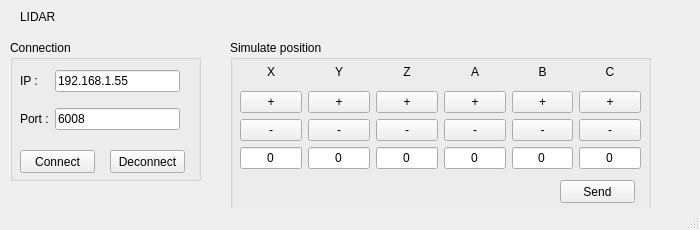
<?xml version="1.0" encoding="UTF-8"?>
<ui version="4.0">
 <class>Sensor</class>
 <widget class="QMainWindow" name="Sensor">
  <property name="geometry">
   <rect>
    <x>0</x>
    <y>0</y>
    <width>700</width>
    <height>230</height>
   </rect>
  </property>
  <property name="windowTitle">
   <string>MainWindow</string>
  </property>
  <widget class="QWidget" name="centralwidget">
   <widget class="QGroupBox" name="groupBox">
    <property name="geometry">
     <rect>
      <x>10</x>
      <y>40</y>
      <width>191</width>
      <height>141</height>
     </rect>
    </property>
    <property name="title">
     <string>Connection</string>
    </property>
    <widget class="QPushButton" name="pushButtonConnect">
     <property name="geometry">
      <rect>
       <x>10</x>
       <y>110</y>
       <width>75</width>
       <height>23</height>
      </rect>
     </property>
     <property name="text">
      <string>Connect</string>
     </property>
    </widget>
    <widget class="QPushButton" name="pushButtonDeconnect">
     <property name="geometry">
      <rect>
       <x>100</x>
       <y>110</y>
       <width>75</width>
       <height>23</height>
      </rect>
     </property>
     <property name="text">
      <string>Deconnect</string>
     </property>
    </widget>
    <widget class="QWidget" name="gridLayoutWidget">
     <property name="geometry">
      <rect>
       <x>10</x>
       <y>20</y>
       <width>160</width>
       <height>80</height>
      </rect>
     </property>
     <layout class="QGridLayout" name="gridLayout">
      <item row="1" column="1">
       <widget class="QLineEdit" name="lineEditPort">
        <property name="text">
         <string>6008</string>
        </property>
       </widget>
      </item>
      <item row="0" column="1">
       <widget class="QLineEdit" name="lineEditIP">
        <property name="text">
         <string>192.168.1.55</string>
        </property>
       </widget>
      </item>
      <item row="0" column="0">
       <widget class="QLabel" name="label">
        <property name="text">
         <string>IP :</string>
        </property>
       </widget>
      </item>
      <item row="1" column="0">
       <widget class="QLabel" name="label_2">
        <property name="text">
         <string>Port :</string>
        </property>
       </widget>
      </item>
     </layout>
    </widget>
   </widget>
   <widget class="QGroupBox" name="groupBox_2">
    <property name="geometry">
     <rect>
      <x>230</x>
      <y>40</y>
      <width>421</width>
      <height>171</height>
     </rect>
    </property>
    <property name="title">
     <string>Simulate position</string>
    </property>
    <widget class="QPushButton" name="pushButtonSend">
     <property name="geometry">
      <rect>
       <x>330</x>
       <y>140</y>
       <width>75</width>
       <height>23</height>
      </rect>
     </property>
     <property name="text">
      <string>Send</string>
     </property>
    </widget>
    <widget class="QWidget" name="gridLayoutWidget_2">
     <property name="geometry">
      <rect>
       <x>10</x>
       <y>18</y>
       <width>401</width>
       <height>111</height>
      </rect>
     </property>
     <layout class="QGridLayout" name="gridLayout_2">
      <property name="sizeConstraint">
       <enum>QLayout::SetMaximumSize</enum>
      </property>
      <item row="3" column="0">
       <widget class="QLineEdit" name="lineEditX">
        <property name="text">
         <string>0</string>
        </property>
        <property name="alignment">
         <set>Qt::AlignCenter</set>
        </property>
       </widget>
      </item>
      <item row="3" column="3">
       <widget class="QLineEdit" name="lineEditA">
        <property name="text">
         <string>0</string>
        </property>
        <property name="alignment">
         <set>Qt::AlignCenter</set>
        </property>
       </widget>
      </item>
      <item row="2" column="6">
       <widget class="QPushButton" name="pushButtonCM">
        <property name="text">
         <string>-</string>
        </property>
       </widget>
      </item>
      <item row="1" column="2">
       <widget class="QPushButton" name="pushButtonZP">
        <property name="text">
         <string>+</string>
        </property>
       </widget>
      </item>
      <item row="0" column="5">
       <widget class="QLabel" name="label_7">
        <property name="text">
         <string>B</string>
        </property>
        <property name="alignment">
         <set>Qt::AlignCenter</set>
        </property>
       </widget>
      </item>
      <item row="2" column="2">
       <widget class="QPushButton" name="pushButtonZM">
        <property name="text">
         <string>-</string>
        </property>
       </widget>
      </item>
      <item row="0" column="3">
       <widget class="QLabel" name="label_10">
        <property name="text">
         <string>A</string>
        </property>
        <property name="alignment">
         <set>Qt::AlignCenter</set>
        </property>
       </widget>
      </item>
      <item row="2" column="3">
       <widget class="QPushButton" name="pushButtonAM">
        <property name="text">
         <string>-</string>
        </property>
       </widget>
      </item>
      <item row="1" column="6">
       <widget class="QPushButton" name="pushButtonCP">
        <property name="text">
         <string>+</string>
        </property>
       </widget>
      </item>
      <item row="2" column="0">
       <widget class="QPushButton" name="pushButtonXM">
        <property name="text">
         <string>-</string>
        </property>
       </widget>
      </item>
      <item row="0" column="6">
       <widget class="QLabel" name="label_4">
        <property name="text">
         <string>C</string>
        </property>
        <property name="alignment">
         <set>Qt::AlignCenter</set>
        </property>
       </widget>
      </item>
      <item row="1" column="1">
       <widget class="QPushButton" name="pushButtonYP">
        <property name="text">
         <string>+</string>
        </property>
       </widget>
      </item>
      <item row="1" column="5">
       <widget class="QPushButton" name="pushButtonBP">
        <property name="text">
         <string>+</string>
        </property>
       </widget>
      </item>
      <item row="2" column="1">
       <widget class="QPushButton" name="pushButtonYM">
        <property name="text">
         <string>-</string>
        </property>
       </widget>
      </item>
      <item row="1" column="3">
       <widget class="QPushButton" name="pushButtonAP">
        <property name="text">
         <string>+</string>
        </property>
       </widget>
      </item>
      <item row="0" column="1">
       <widget class="QLabel" name="label_6">
        <property name="text">
         <string>Y</string>
        </property>
        <property name="alignment">
         <set>Qt::AlignCenter</set>
        </property>
       </widget>
      </item>
      <item row="1" column="0">
       <widget class="QPushButton" name="pushButtonXP">
        <property name="text">
         <string>+</string>
        </property>
       </widget>
      </item>
      <item row="3" column="5">
       <widget class="QLineEdit" name="lineEditB">
        <property name="text">
         <string>0</string>
        </property>
        <property name="alignment">
         <set>Qt::AlignCenter</set>
        </property>
       </widget>
      </item>
      <item row="3" column="1">
       <widget class="QLineEdit" name="lineEditY">
        <property name="text">
         <string>0</string>
        </property>
        <property name="alignment">
         <set>Qt::AlignCenter</set>
        </property>
       </widget>
      </item>
      <item row="3" column="2">
       <widget class="QLineEdit" name="lineEditZ">
        <property name="text">
         <string>0</string>
        </property>
        <property name="alignment">
         <set>Qt::AlignCenter</set>
        </property>
       </widget>
      </item>
      <item row="2" column="5">
       <widget class="QPushButton" name="pushButtonBM">
        <property name="text">
         <string>-</string>
        </property>
       </widget>
      </item>
      <item row="3" column="6">
       <widget class="QLineEdit" name="lineEditC">
        <property name="text">
         <string>0</string>
        </property>
        <property name="alignment">
         <set>Qt::AlignCenter</set>
        </property>
       </widget>
      </item>
      <item row="0" column="2">
       <widget class="QLabel" name="label_9">
        <property name="text">
         <string>Z</string>
        </property>
        <property name="alignment">
         <set>Qt::AlignCenter</set>
        </property>
       </widget>
      </item>
      <item row="0" column="0">
       <widget class="QLabel" name="label_3">
        <property name="text">
         <string>X</string>
        </property>
        <property name="alignment">
         <set>Qt::AlignCenter</set>
        </property>
       </widget>
      </item>
     </layout>
    </widget>
   </widget>
   <widget class="QLabel" name="label_5">
    <property name="geometry">
     <rect>
      <x>20</x>
      <y>10</y>
      <width>46</width>
      <height>13</height>
     </rect>
    </property>
    <property name="text">
     <string>LIDAR</string>
    </property>
   </widget>
  </widget>
  <widget class="QStatusBar" name="statusbar"/>
 </widget>
 <resources/>
 <connections/>
</ui>
